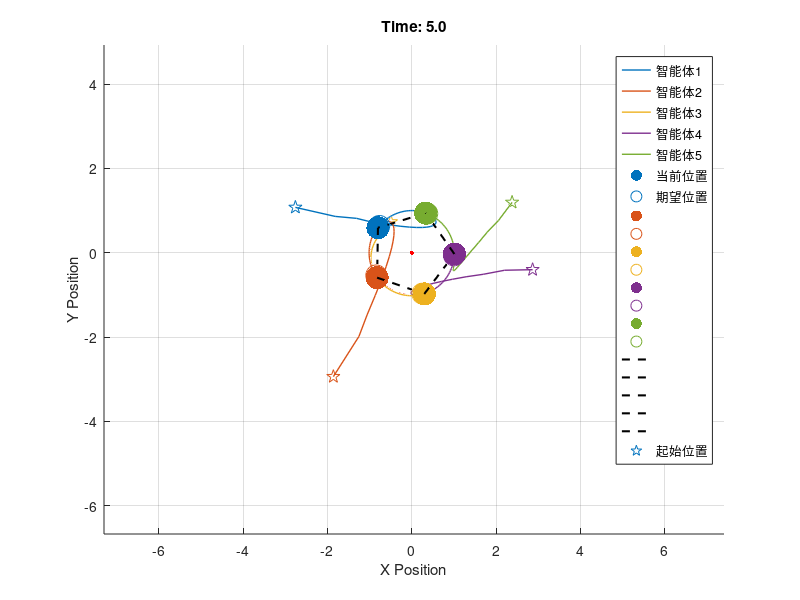
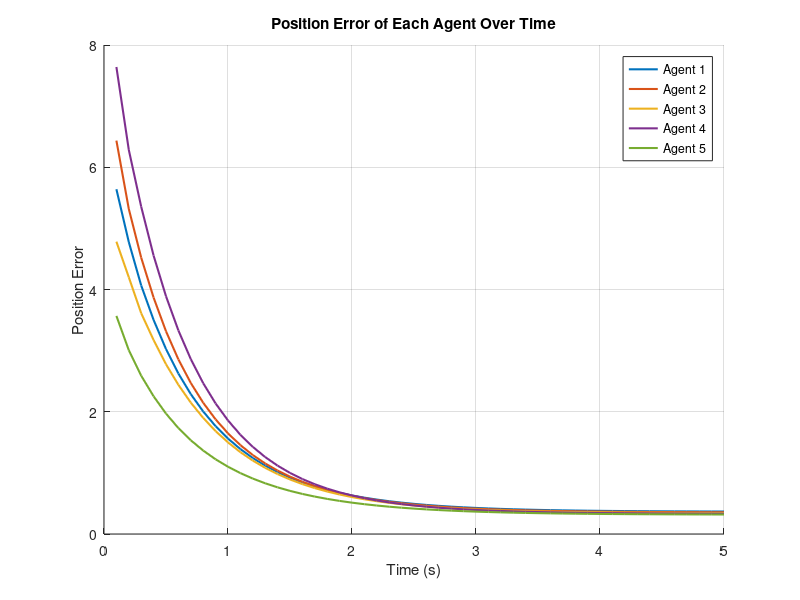

Reproduce these figures in MATLAB, in order. (Note: a time limit stopped this script after it produced the figures.)
% 设置智能体数量和圆周半径
n = 5;
r = 1;
w = 0.5 ; % 角速度
z_init = 4; % 初始高度
v_z = 1; % 期望上升速度
theta = linspace(0, 2*pi, n+1);
theta_init = theta(1:end-1);
range = 3 * r;

% 初始化智能体位置和速度（三维）
positions = 2 * range * (rand(3, n) - 0.5);  % 初始位置随机分布在[-range,range]范围内
velocities = zeros(3, n);  % 初始速度为零
acceleration = zeros(3, n); % 加速度为零

% 控制增益矩阵（三维）
Ka = 0 * eye(3); % 加速度控制增益
K1 = 10 * eye(3);  % 位置控制增益
Kv1 = 8 * eye(3); % 速度控制增益
Kv2 = 1 * eye(3); % 邻居速度控制增益
K2 = 3 * eye(3);  % 邻居位置控制增益

% 设置智能体显示名称，颜色
colors = [0 0.4470 0.741   
          0.8500 0.3250 0.0980
          0.9290 0.6940 0.1250
          0.4940 0.1840 0.5560
          0.4660 0.6740 0.1880];

% 仿真参数
dt = 0.1;  % 时间步长
simulation_time = 5;  % 仿真总时间
num_steps = simulation_time / dt; % 仿真步数

% 存储位置的历史记录
positions_history = zeros(3, n, num_steps);
velocities_history = zeros(3, n, num_steps);
positions_des_history = zeros(3, n, num_steps);
velocities_des_history = zeros(3, n, num_steps);


% 初始化轨迹
trajectories = cell(1, n);
for i = 1:n
    trajectories{i} = zeros(3, num_steps);
end

position_errors = zeros(n, num_steps);

% 主循环进行仿真
for t = 1:num_steps

    theta = theta_init + w * dt * (t-1);
    z = z_init + v_z * dt * (t-1);
    % ######计算期望位置#######
    desired_positions = [r * cos(theta); r * sin(theta); ones(1, n) * z];% 根据需要提供编队形式

    % ######计算期望速度#######
    desired_velocities = w * [r * -sin(theta); r * cos(theta); v_z * ones(1, n)];% 根据需要提供编队形式: 逆时针绕圆


    % 保存当前状态
    positions_history(:, :, t) = positions;
    velocities_history(:, :, t) = velocities;
    positions_des_history(:, :, t) = desired_positions;
    velocities_des_history(:, :, t) = desired_velocities;

    % 记录当前智能体位置
    for i = 1:n
        trajectories{i}(:, t) = positions(:, i);
        position_errors(i, t) = norm(desired_positions(:, i) - positions(:, i));
    end

    % 计算每个智能体的控制力
    for i = 1:n
        % 计算控制输入部分
        position_error = desired_positions(:, i) - positions(:, i);    % 位置误差
        velocity_error = desired_velocities(:, i) - velocities(:, i);  % 速度误差

        % 位置控制力
        u1 = K1 * position_error;

        % 速度控制力
        uv = Kv1 * velocity_error;

        % 邻居控制力
        u2 = zeros(3, 1);
        for j = 1:n
            if i ~= j
                position_error_neighbor = (positions(:, j) - positions(:, i)) - (desired_positions(:, j) - desired_positions(:, i));
                velocity_error_neighbor = (velocities(:, j) - velocities(:, i)) - (desired_velocities(:, j) - desired_velocities(:, i));
                u2 = u2 + K2 * position_error_neighbor + Kv2 * velocity_error_neighbor;
            end
        end

        % 加速度控制力
        ua = Ka * acceleration(:, i);

        % 总控制力
        control_force = u1 + u2 + uv + ua;

        % 更新速度和位置
        velocities(:, i) = velocities(:, i) + control_force * dt;
        positions(:, i) = positions(:, i) + velocities(:, i) * dt;
    end

    % 绘图部分
    figure(1);
    clf; % 清除当前图形窗口
    hold on;
    
    % 绘制轨迹线
    for i = 1:n
        plot3(trajectories{i}(1, 1:t), trajectories{i}(2, 1:t), trajectories{i}(3, 1:t), '-', 'Color', colors(i,:), 'LineWidth', 1);
    end
    
    % 绘制当前与期望位置
    for i = 1:n
        plot3(positions(1, i), positions(2, i), positions(3, i), '.', 'Color', colors(i,:), 'MarkerSize', 50);
        plot3(desired_positions(1, i), desired_positions(2, i), desired_positions(3, i), 'o', 'Color', colors(i,:), 'MarkerSize', 15);
    end
    
    % 按顺序用虚线连接智能体
    for i = 1:n
        next_i = mod(i, n) + 1;
        plot3([positions(1, i), positions(1, next_i)], [positions(2, i), positions(2, next_i)], [positions(3, i), positions(3, next_i)], '--', 'Color', [0,0,0], 'LineWidth', 1.5);
    end

    % 绘制起始点
    for i = 1:n
        plot(trajectories{i}(1, 1), trajectories{i}(2, 1), 'pentagram', 'Color', colors(i,:), 'MarkerSize', 10); % 起点
    end

    % 绘制期望位置的圆弧连线
    theta_dense = linspace(0, 2*pi, 100);
    plot(r * cos(theta_dense), r * sin(theta_dense), 'r--', 'LineWidth', 0.5);
    plot(0, 0, '.', 'Color', [1,0,0], 'MarkerSize', 10); % 中心原点 options:"o""+""*"	"."	"x"	"_"	"|"	"square""diamond""^""v"	">"	"<""pentagram"	"hexagram""none"

    
    % 添加图注，设置网格
    hold off;
    axis equal;
    title(sprintf('Time: %.1f', t*dt));
    xlabel('X Position');
    ylabel('Y Position');
    zlabel('Z Position');
    grid on;
    legend('智能体1','智能体2','智能体3','智能体4','智能体5','当前位置','期望位置','','','','','','','','','','','','','','起始位置','Location', 'Best');
    pause(0.1);

    % #####添加仿真终止判定#####

    % % 如果速度足够小，则终止仿真
    % if norm(velocities) < 0.001
    %     break;
    % end

    % 如果位移足够小，则终止仿真
    % 终止条件
    if norm(position_error) < 0.001
        break;
    end

end

% 绘制位置误差图像
figure(2);
hold on;
for i = 1:n
    plot((1:num_steps) * dt, position_errors(i, :), 'LineWidth', 1.5);
end
hold off;
xlabel('Time (s)');
ylabel('Position Error');
title('Position Error of Each Agent Over Time');
legend(arrayfun(@(i) sprintf('Agent %d', i), 1:n, 'UniformOutput', false), 'Location', 'Best');
grid on;

% 显示稳态误差
error_half_average = mean(position_errors(:, num_steps*0.5));
disp('error_half_average =');
disp(error_half_average);


% 显示最终位置偏差平均值
% error_final_average = 0.2 * (position_errors(1,num_steps) + position_errors(2,num_steps) + position_errors(3,num_steps) + position_errors(4,num_steps));
% error_final_average = 0.2 * sum(position_errors(1:5,num_steps),1);
error_final_average = mean(position_errors(:, num_steps));
disp('error_final_average =');
disp(error_final_average);
fprintf('Final average position error: %.4f\n', error_final_average);
% 显示后半程稳态误差收敛效果
error_comparision_average = 100 * (error_half_average - error_final_average)/error_half_average;
fprintf('error_comparision_average = %4.2f%%\n',error_comparision_average);
% disp(error_comparision_average);


% 绘制位置随时间变化的图（每个维度）
time_vector = 0:dt:(simulation_time-dt);
figure;
for dim = 1:3
    subplot(3, 1, dim);
    hold on;
    for i = 1:n
        plot(time_vector, squeeze(positions_history(dim, i, :)), 'Color', colors(i,:), 'LineWidth', 1.5);
    end
    % 添加期望位置的plot
    for i = 1:n
        plot(time_vector, squeeze(positions_des_history(dim, i, :)), '--', 'Color', colors(i,:), 'LineWidth', 1.5);
    end
    
    title(['智能体位置（维度方向按序x,y ' num2str(dim) '）随时间变化']);
    xlabel('时间');
    ylabel(['位置（维度方向按序x,y' num2str(dim) '）']);
    % legend(arrayfun(@(x) ['智能体' num2str(x)], 1:n, 'UniformOutput', false));
    legend([arrayfun(@(x) ['智能体' num2str(x)], 1:n, 'UniformOutput', false), '期望位置'], 'Location', 'Best');
end

% 绘制速度随时间变化的图（每个维度）
figure;
for dim = 1:3
    subplot(3, 1, dim);
    hold on;
    for i = 1:n
        plot(time_vector, squeeze(velocities_history(dim, i, :)), 'Color', colors(i,:), 'LineWidth', 1.5);
    end
    for i = 1:n
        plot(time_vector, squeeze(velocities_des_history(dim, i, :)), '--', 'Color', colors(i,:), 'LineWidth', 1.5);
    end
        title(['智能体速度（维度方向按序x,y ' num2str(dim) '）随时间变化']);
    xlabel('时间');
    ylabel(['速度（维度方向按序x,y' num2str(dim) '）']);
    % legend(arrayfun(@(x) ['智能体' num2str(x)], 1:n, 'UniformOutput', false));
    legend([arrayfun(@(x) ['智能体' num2str(x)], 1:n, 'UniformOutput', false), '期望速度'], 'Location', 'Best');
end
